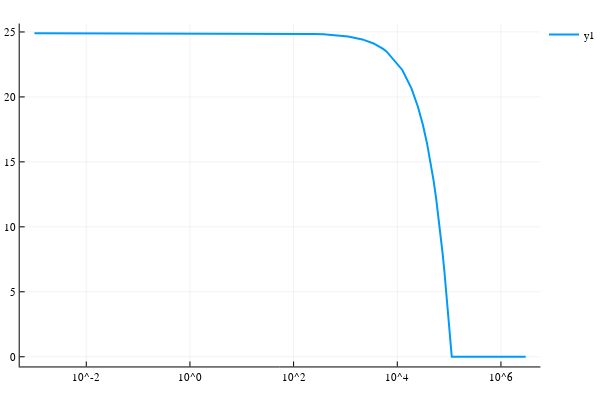

This figure's notebook cell:
### Markdown cell above
## S vs ξ

### Code cell
spdata = Chemostat.v1.FBA.s.(fbaress,Sid,Stid);
sp = plot((ξrange, spdata), xaxis = :log, lw = 2)

### Figure 1 — Plotly figure (JSON) as saved in the notebook; plotly's stock layout.template omitted (floating-point values rounded to 4 significant figures; data arrays with more than 128 entries replaced by an {"elided": "..."} marker saying what was removed)
{"data": [{"colorbar": {"title": ""}, "hoverinfo": "text", "legendgroup": "y1", "line": {"color": "rgba(0, 154, 250, 1.000)", "dash": "solid", "shape": "linear", "width": 2}, "mode": "lines", "name": "y1", "showlegend": true, "text": {"elided": "255 null values"}, "type": "scatter", "x": {"elided": "255 float values"}, "xaxis": "x1", "y": {"elided": "255 float values"}, "yaxis": "y1"}], "layout": {"annotations": [], "height": 400, "legend": {"bgcolor": "rgba(255, 255, 255, 1.000)", "bordercolor": "rgba(0, 0, 0, 1.000)", "font": {"color": "rgba(0, 0, 0, 1.000)", "family": "sans-serif", "size": 11}, "tracegroupgap": 0, "x": 1, "y": 1}, "margin": {"b": 20, "l": 0, "r": 0, "t": 20}, "paper_bgcolor": "rgba(255, 255, 255, 1.000)", "plot_bgcolor": "rgba(255, 255, 255, 1.000)", "showlegend": true, "width": 600, "xaxis": {"anchor": "y1", "domain": [0.03619, 0.9934], "gridcolor": "rgba(0, 0, 0, 0.100)", "gridwidth": 0.5, "linecolor": "rgba(0, 0, 0, 1.000)", "mirror": false, "range": [-3.284, 6.761], "showgrid": true, "showline": true, "showticklabels": true, "tickangle": 0, "tickcolor": "rgb(0, 0, 0)", "tickfont": {"color": "rgba(0, 0, 0, 1.000)", "family": "sans-serif", "size": 11}, "tickmode": "array", "ticks": "inside", "ticktext": ["10^-2", "10^0", "10^2", "10^4", "10^6"], "tickvals": [0.01, 1, 100, 10000, 1000000], "title": "", "titlefont": {"color": "rgba(0, 0, 0, 1.000)", "family": "sans-serif", "size": 15}, "type": "log", "visible": true, "zeroline": false, "zerolinecolor": "rgba(0, 0, 0, 1.000)"}, "yaxis": {"anchor": "x1", "domain": [0.03762, 0.9902], "gridcolor": "rgba(0, 0, 0, 0.100)", "gridwidth": 0.5, "linecolor": "rgba(0, 0, 0, 1.000)", "mirror": false, "range": [-0.747, 25.65], "showgrid": true, "showline": true, "showticklabels": true, "tickangle": 0, "tickcolor": "rgb(0, 0, 0)", "tickfont": {"color": "rgba(0, 0, 0, 1.000)", "family": "sans-serif", "size": 11}, "tickmode": "array", "ticks": "inside", "ticktext": ["0", "5", "10", "15", "20", "25"], "tickvals": [0, 5, 10, 15, 20, 25], "title": "", "titlefont": {"color": "rgba(0, 0, 0, 1.000)", "family": "sans-serif", "size": 15}, "type": "-", "visible": true, "zeroline": false, "zerolinecolor": "rgba(0, 0, 0, 1.000)"}}}
